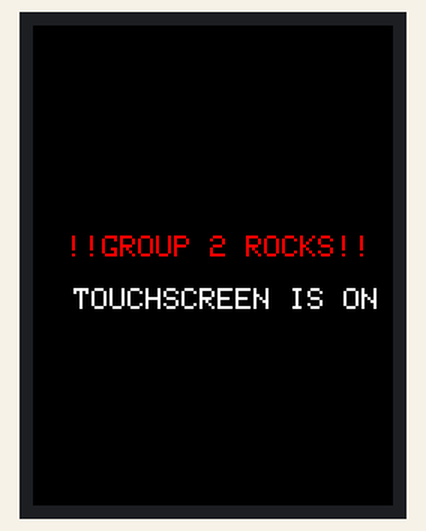
A sketch run on a simulated ESP8266 (NodeMCU). Parts: 240×320 colour display.

Above: at 0.3 s.

The sketch:

DISPLAYING_TEXT_ON_SCREEN.ino
```cpp
#include <Adafruit_GFX.h>       // include Adafruit graphics library
#include <Adafruit_ILI9341.h>   // include Adafruit ILI9341 TFT library
#define TFT_CS    D2     // TFT CS  pin is connected to NodeMCU pin D2
#define TFT_RST   D3     // TFT RST pin is connected to NodeMCU pin D3
#define TFT_DC    D4     // TFT DC  pin is connected to NodeMCU pin D4
Adafruit_ILI9341 tft = Adafruit_ILI9341(TFT_CS, TFT_DC, TFT_RST);
void setup() {
  tft.begin(); //Intializing the screen
  tft.fillScreen(ILI9341_BLACK);//filling the screen with black colour
  tft.setCursor(10, 140); //setting the cursor for the desired output
  tft.setTextColor(ILI9341_RED); //setting the textcolour
  tft.setTextSize(2.5);//setting the text size
  tft.print(" !!GROUP 2 ROCKS!! ");//printing the text on touch screen

 tft.setCursor(15, 175);//setting the cursor
 tft.setTextColor(ILI9341_WHITE); //setting the textcolour
 tft.setTextSize(2.5);//setting the text size
 tft.println(" TOUCHSCREEN IS ON  ");//printing the text on screen
}
void loop(void)
{
}
```
